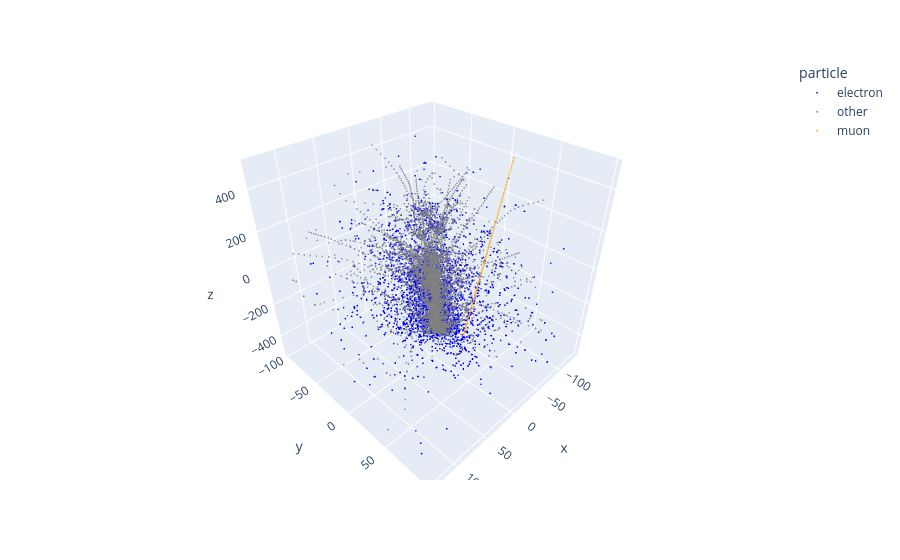

Write notebook code for a chart like this one.
### Code cell
import plotly.express as px

fig = px.scatter_3d(
    long_df,
    x="x",
    y="y",
    z="z",
    color="particle",
    color_discrete_map={
        "electron": "blue",
        "muon": "orange",
        "tau": "purple",
        "other": "gray"
    },
    opacity=0.8,
    hover_name="name"
)

fig.update_traces(marker=dict(size=1))
fig.show()

### Figure 1 — Plotly figure (JSON) as saved in the notebook; plotly's stock layout.template omitted (floating-point values rounded to 4 significant figures; data arrays with more than 128 entries replaced by an {"elided": "..."} marker saying what was removed)
{"data": [{"hovertemplate": "<b>%{hovertext}</b><br><br>particle=electron<br>x=%{x}<br>y=%{y}<br>z=%{z}<extra></extra>", "hovertext": {"elided": "14322 str values"}, "legendgroup": "electron", "marker": {"color": "blue", "opacity": 0.8, "size": 1, "symbol": "circle"}, "mode": "markers", "name": "electron", "scene": "scene", "showlegend": true, "type": "scatter3d", "x": {"elided": "14322 float values"}, "y": {"elided": "14322 float values"}, "z": {"elided": "14322 float values"}}, {"hovertemplate": "<b>%{hovertext}</b><br><br>particle=other<br>x=%{x}<br>y=%{y}<br>z=%{z}<extra></extra>", "hovertext": {"elided": "7971 str values"}, "legendgroup": "other", "marker": {"color": "gray", "opacity": 0.8, "size": 1, "symbol": "circle"}, "mode": "markers", "name": "other", "scene": "scene", "showlegend": true, "type": "scatter3d", "x": {"elided": "7971 float values"}, "y": {"elided": "7971 float values"}, "z": {"elided": "7971 float values"}}, {"hovertemplate": "<b>%{hovertext}</b><br><br>particle=muon<br>x=%{x}<br>y=%{y}<br>z=%{z}<extra></extra>", "hovertext": ["mu-", "mu-", "mu-", "mu-", "mu-", "mu-", "mu-", "mu-", "mu-", "mu-", "mu-", "mu-", "mu-", "mu-", "mu-", "mu-", "mu-", "mu-", "mu-", "mu-", "mu-", "mu-", "mu-", "mu-", "mu-", "mu-", "mu-", "mu-", "mu-", "mu-", "mu-", "mu-", "mu-", "mu-", "mu-", "mu-", "mu-", "mu-", "mu-", "mu-", "mu-", "mu-", "mu-", "mu-", "mu-", "mu-", "mu-", "mu-", "mu-", "mu-", "mu-", "mu-", "mu-", "mu-", "mu-", "mu-", "mu-", "mu-", "mu-", "mu-", "mu-", "mu-", "mu-", "mu-", "mu-", "mu-", "mu-", "mu-", "mu-", "mu-", "mu-", "mu-", "mu-", "mu-", "mu-", "mu-", "mu-", "mu-", "mu-", "mu-", "mu-", "mu-", "mu-", "mu-", "mu-", "mu-", "mu-", "mu-", "mu-", "mu-", "mu-", "mu-", "mu-", "mu-", "mu-", "mu-", "mu-", "mu-", "mu-", "mu-"], "legendgroup": "muon", "marker": {"color": "orange", "opacity": 0.8, "size": 1, "symbol": "circle"}, "mode": "markers", "name": "muon", "scene": "scene", "showlegend": true, "type": "scatter3d", "x": [-53.45, -53.74, -54.01, -54.3, -54.57, -54.86, -55.14, -55.41, -55.7, -55.97, -56.26, -56.53, -56.82, -57.11, -57.38, -57.67, -57.96, -58.23, -58.53, -58.82, -59.11, -59.4, -59.69, -59.96, -60.25, -60.54, -60.83, -61.13, -61.42, -61.71, -62.02, -62.31, -62.6, -62.87, -63.16, -63.46, -63.75, -64.04, -64.33, -64.62, -64.91, -65.2, -65.49, -65.78, -66.08, -66.37, -66.64, -66.93, -67.22, -67.51, -67.78, -68.07, -68.36, -68.63, -68.93, -69.22, -69.51, -69.78, -70.07, -70.34, -70.63, -70.9, -71.19, -71.46, -71.75, -72.02, -72.32, -72.59, -72.88, -73.15, -73.44, -73.71, -74.0, -74.27, -74.56, -74.83, -75.12, -75.39, -75.66, -75.96, -76.23, -76.5, -76.79, -77.06, -77.33, -77.6, -77.89, -78.16, -78.43, -78.7, -78.97, -79.26, -79.53, -79.8, -80.1, -80.37, -80.64, -80.93, -81.2, -81.49], "y": [7.712, 7.986, 8.259, 8.51, 8.784, 9.057, 9.331, 9.605, 9.878, 10.15, 10.43, 10.7, 10.97, 11.25, 11.52, 11.79, 12.07, 12.34, 12.61, 12.89, 13.16, 13.44, 13.71, 13.98, 14.26, 14.53, 14.78, 15.05, 15.33, 15.6, 15.85, 16.13, 16.4, 16.65, 16.92, 17.17, 17.45, 17.7, 17.97, 18.22, 18.47, 18.75, 19.0, 19.25, 19.5, 19.77, 20.02, 20.28, 20.53, 20.8, 21.05, 21.3, 21.57, 21.83, 22.1, 22.35, 22.6, 22.87, 23.12, 23.4, 23.65, 23.92, 24.17, 24.45, 24.7, 24.97, 25.22, 25.5, 25.77, 26.02, 26.29, 26.55, 26.8, 27.07, 27.34, 27.59, 27.87, 28.12, 28.39, 28.67, 28.92, 29.19, 29.44, 29.71, 29.99, 30.26, 30.54, 30.79, 31.06, 31.33, 31.61, 31.88, 32.15, 32.43, 32.7, 32.97, 33.25, 33.52, 33.8, 34.07], "z": [-497.5, -487.4, -477.4, -467.3, -457.3, -447.2, -437.2, -427.1, -417.1, -407.0, -397.0, -386.9, -376.9, -366.8, -356.8, -346.7, -336.7, -326.6, -316.6, -306.5, -296.5, -286.4, -276.4, -266.3, -256.3, -246.2, -236.2, -226.1, -216.1, -206.0, -196.0, -185.9, -175.9, -165.8, -155.8, -145.7, -135.7, -125.6, -115.6, -105.5, -95.48, -85.43, -75.38, -65.33, -55.28, -45.23, -35.18, -25.13, -15.08, -5.025, 5.025, 15.08, 25.12, 35.18, 45.22, 55.27, 65.33, 75.37, 85.43, 95.47, 105.5, 115.6, 125.6, 135.7, 145.7, 155.8, 165.8, 175.9, 185.9, 196.0, 206.0, 216.1, 226.1, 236.2, 246.2, 256.3, 266.3, 276.4, 286.4, 296.5, 306.5, 316.6, 326.6, 336.7, 346.7, 356.8, 366.8, 376.9, 386.9, 397.0, 407.0, 417.1, 427.1, 437.2, 447.2, 457.3, 467.3, 477.4, 487.4, 497.5]}], "layout": {"legend": {"title": {"text": "particle"}, "tracegroupgap": 0}, "margin": {"t": 60}, "scene": {"domain": {"x": [0, 1], "y": [0, 1]}, "xaxis": {"title": {"text": "x"}}, "yaxis": {"title": {"text": "y"}}, "zaxis": {"title": {"text": "z"}}}}}
